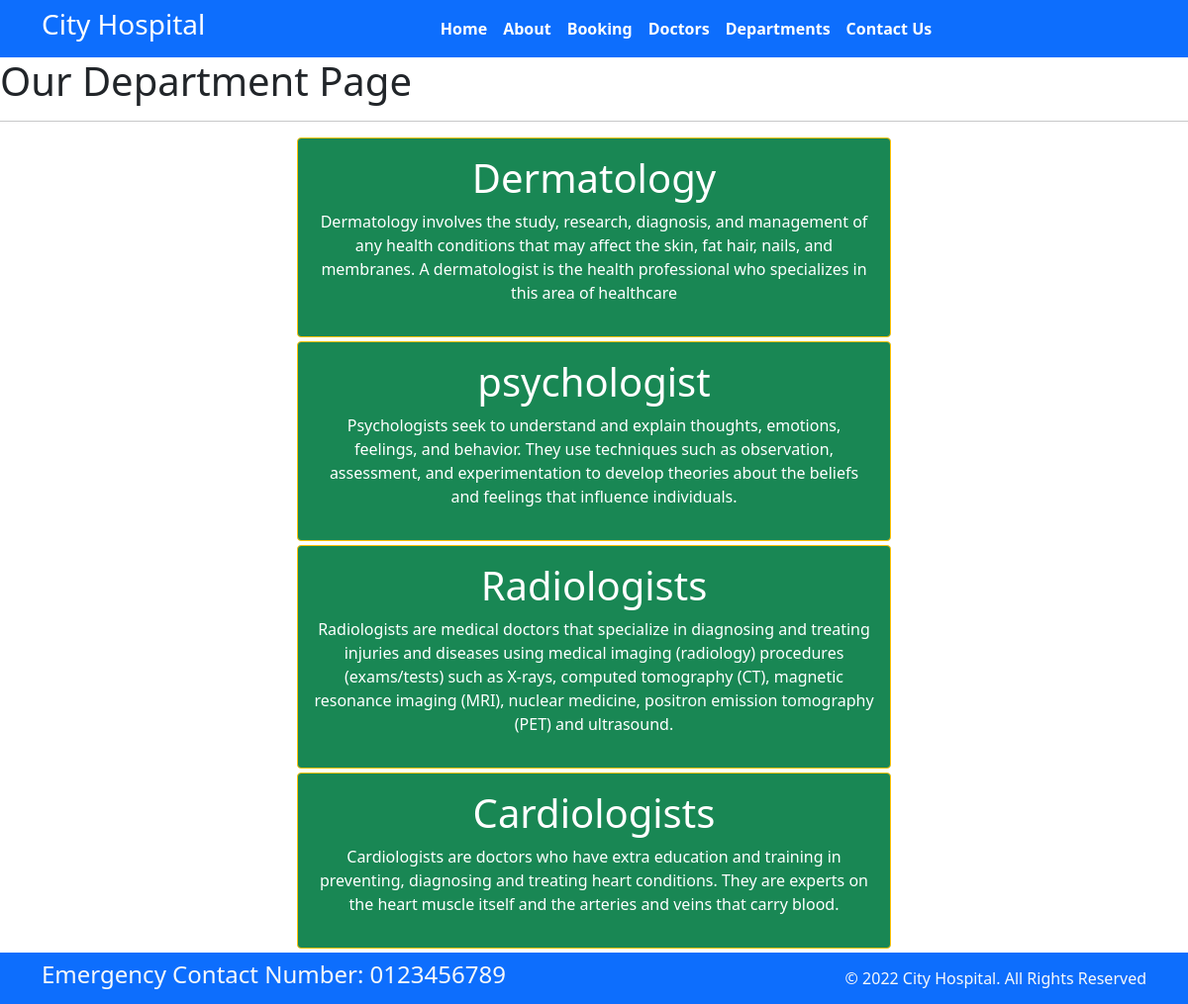
Page /Department/ on the committed database.
### home/models.py (models this page shows, shortened)
class Departments(models.Model):
    dep_name=models.CharField(max_length=100)
    dep_decription=models.TextField()

### home/views.py (the view)
# urls.py: path('Department/',views.department,name='department')
def department(request):
    dict_dept={
        'dept':Departments.objects.all()
    }
    return render(request,'department.html',dict_dept)

### templates/department.html (shortened to what this page needs)
{% extends 'base.html'%}
{% block content %}
<h1 class="text=center">Our Department Page </h1>
<hr>
{%for d in dept %}
<div class="mx-auto w-50 bg-success text-center text-white p-3 my-1 border border-warning rounded">
    <h1> {{d.dep_name}}</h1>
    <p> {{ d.dep_decription}} </p>
</div>
{%endfor%}
{% endblock %}

### templates/base.html (shortened to what this page needs)
{%load static %}
 <!DOCTYPE html>
<html>
  <head>
    <link rel="stylesheet"
      href=" https://cdn.jsdelivr.net/npm/bootstrap@5.1.3/dist/css/bootstrap.min.css ">
    <link rel="stylesheet"
      href="https://use.fontawesome.com/releases/v5.2.0/css/all.css">
     <link rel="stylesheet"
      href="{%static '/css/style.css'%}">
  </head>
  <body>
    <nav class="navbar bg-primary navbar-expand-md ">
      <div class="container">
        <div class="col-2 text-left pl-md-0">
          <h3 class="text-white"> City Hospital </h3>
        </div>
        <div
          class="collapse navbar-collapse justify-content-center col-md-8 navbar-collapse-3">
          <ul class="navbar-nav justify-content-center  fw-bold">
            <li class="nav-item active">
              <a class="nav-link text-white" href="{% url 'home'%}">Home </a>
            </li>
            <li class="nav-item">
              <a class="nav-link text-white" href="{% url 'about'%}">About</a>
            </li>
            <li class="nav-item">
              <a class="nav-link text-white" href="{% url 'booking'%}">Booking</a>
            </li>
            <li class="nav-item">
              <a class="nav-link text-white" href="{% url 'doctors'%}">Doctors</a>
            </li>
			 <li class="nav-item">
              <a class="nav-link text-white" href="{% url 'department'%}">Departments</a>
            </li>
            <li class="nav-item">
              <a class="nav-link text-white" href="{% url 'contact'%}">Contact Us</a>
            </li>
          </ul>
        </div>
      </div>
    </nav>
    {% block content %} {% endblock %}
    <section class="">
      <footer class="pt-2 pb-2  bg-primary text-light">
        <div class="container">
          <div class="row align-items-center">
            <div class="col-12 col-md-8">
              <h4>Emergency Contact Number: 0123456789</h4>
            </div>
            <div class="col-12 col-md-4 mt-4 mt-md-0 text-center text-md-end">
              © 2022 City Hospital. All Rights Reserved
            </div>
          </div>
        </div>
      </footer>
    </section>
  </body>
</html>

### rows in the picture
Departments: dep_name "Dermatology", dep_decription "Dermatology involves the study, research, diagnosis, and management of any health conditions that may affect the skin, fat hair, nails, and membranes. A dermatologist is the health professional who specializes in this area of healthcare"
Departments: dep_name "psychologist", dep_decription "Psychologists seek to understand and explain thoughts, emotions, feelings, and behavior. They use techniques such as observation, assessment, and experimentation to develop theories about the beliefs and feelings that influence individuals."
Departments: dep_name "Radiologists", dep_decription "Radiologists are medical doctors that specialize in diagnosing and treating injuries and diseases using medical imaging (radiology) procedures (exams/tests) such as X-rays, computed tomography (CT), magnetic resonance imaging (MRI), nuclear medicine, positron emission tomography (PET) and ultrasound."
Departments: dep_name "Cardiologists", dep_decription "Cardiologists are doctors who have extra education and training in preventing, diagnosing and treating heart conditions. They are experts on the heart muscle itself and the arteries and veins that carry blood."
